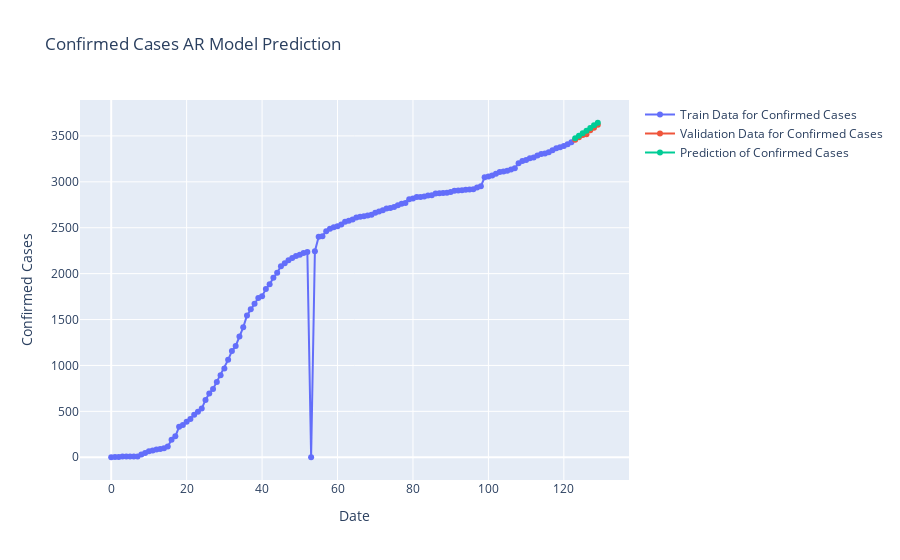

Notebook cell for this chart:
### Code cell
fig=go.Figure()
fig.add_trace(go.Scatter(x=model_train.index, y=model_train["Confirmed_Total_cases"],
                    mode='lines+markers',name="Train Data for Confirmed Cases"))
fig.add_trace(go.Scatter(x=valid.index, y=valid["Confirmed_Total_cases"],
                    mode='lines+markers',name="Validation Data for Confirmed Cases",))
fig.add_trace(go.Scatter(x=valid.index, y=y_pred["AR Model Prediction"],
                    mode='lines+markers',name="Prediction of Confirmed Cases",))
fig.update_layout(title="Confirmed Cases AR Model Prediction",
                 xaxis_title="Date",yaxis_title="Confirmed Cases")
fig.show()

### Figure 1 — Plotly figure (JSON) as saved in the notebook; plotly's stock layout.template omitted (floating-point values rounded to 4 significant figures)
{"data": [{"mode": "lines+markers", "name": "Train Data for Confirmed Cases", "type": "scatter", "x": [0, 1, 2, 3, 4, 5, 6, 7, 8, 9, 10, 11, 12, 13, 14, 15, 16, 17, 18, 19, 20, 21, 22, 23, 24, 25, 26, 27, 28, 29, 30, 31, 32, 33, 34, 35, 36, 37, 38, 39, 40, 41, 42, 43, 44, 45, 46, 47, 48, 49, 50, 51, 52, 53, 54, 55, 56, 57, 58, 59, 60, 61, 62, 63, 64, 65, 66, 67, 68, 69, 70, 71, 72, 73, 74, 75, 76, 77, 78, 79, 80, 81, 82, 83, 84, 85, 86, 87, 88, 89, 90, 91, 92, 93, 94, 95, 96, 97, 98, 99, 100, 101, 102, 103, 104, 105, 106, 107, 108, 109, 110, 111, 112, 113, 114, 115, 116, 117, 118, 119, 120, 121, 122], "y": [1, 3, 4, 7, 7, 7, 7, 9, 31, 45, 66, 73, 84, 89, 99, 117, 190, 228, 331, 352, 387, 418, 464, 495, 530, 624, 695, 743, 821, 892, 966, 1061, 1156, 1212, 1314, 1415, 1544, 1613, 1673, 1735, 1755, 1832, 1884, 1955, 2009, 2081, 2114, 2145, 2170, 2192, 2207, 2224, 2235, 0, 2245, 2401, 2408, 2463, 2490, 2506, 2517, 2534, 2566, 2576, 2591, 2612, 2620, 2626, 2632, 2642, 2663, 2678, 2691, 2710, 2716, 2726, 2744, 2760, 2770, 2810, 2819, 2834, 2836, 2840, 2850, 2853, 2873, 2876, 2878, 2882, 2889, 2903, 2906, 2909, 2915, 2917, 2918, 2937, 2952, 3049, 3058, 3068, 3088, 3108, 3112, 3121, 3134, 3148, 3203, 3227, 3237, 3256, 3266, 3287, 3302, 3310, 3321, 3343, 3366, 3376, 3390, 3409, 3432]}, {"mode": "lines+markers", "name": "Validation Data for Confirmed Cases", "type": "scatter", "x": [123, 124, 125, 126, 127, 128, 129], "y": [3458, 3486, 3511, 3519, 3562, 3589, 3622]}, {"mode": "lines+markers", "name": "Prediction of Confirmed Cases", "type": "scatter", "x": [123, 124, 125, 126, 127, 128, 129], "y": [3476.0, 3502.0, 3528.0, 3556.0, 3585.0, 3615.0, 3644.0]}], "layout": {"title": {"text": "Confirmed Cases AR Model Prediction"}, "xaxis": {"title": {"text": "Date"}}, "yaxis": {"title": {"text": "Confirmed Cases"}}}}
